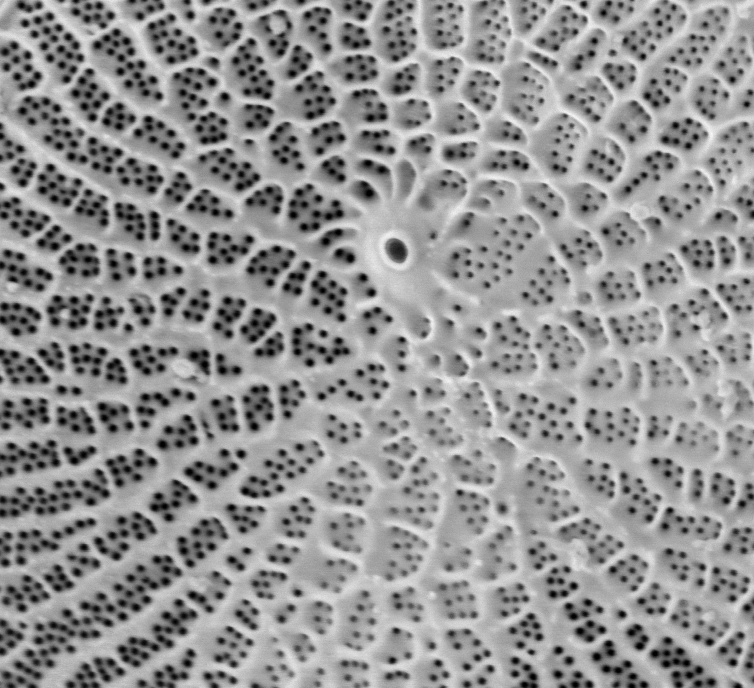
#> input picture work/CNMS/testing thresholds, blurs/cropped_Wild002.tif, 754 x 688 px, found by its file name
$ jupyter execute 'testing yen.ipynb'
#> lines starting #> are read from the running program, lines starting #| are printed output that depends on the picture; after the words box and inside, x2 and y2 are one past the last pixel; in counts of white or black regions, pixels touching at a corner belong together
[cell 1]
import matplotlib.pyplot as plt
import matplotlib.image as mpimg
import numpy as np
from PIL import Image
import cv2

img = cv2.imread('cropped_Wild002.tif')
#> img is the input picture: shape (688, 754, 3); min 0, max 245, mean 146.3
plt.imshow(img)
blur = cv2.blur(img,(10, 10))
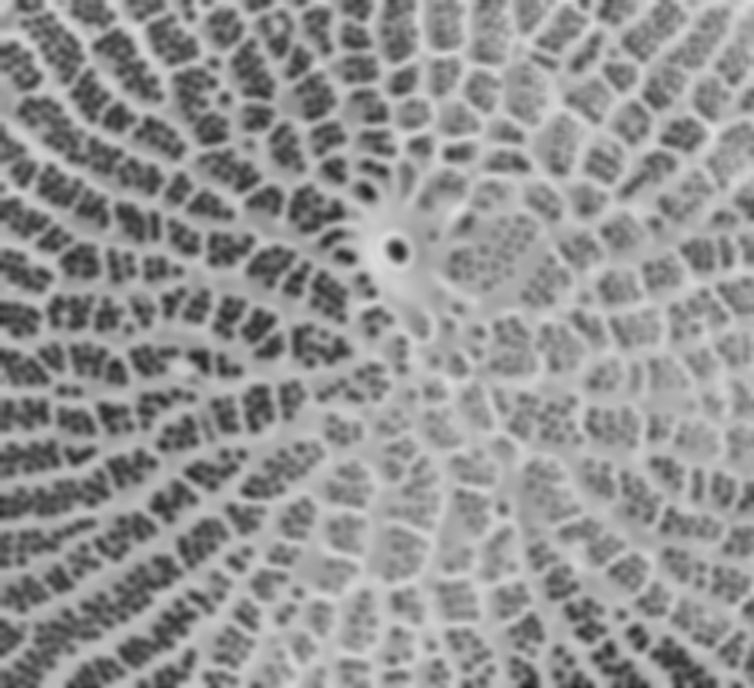
#> blur: shape (688, 754, 3); min 30, max 222, mean 146.3

[cell 2]
from skimage.filters import threshold_yen, threshold_otsu
from skimage.morphology import opening
thyen=threshold_yen(blur)
#> thyen = 128
yenblur = blur[:,:,0] > thyen
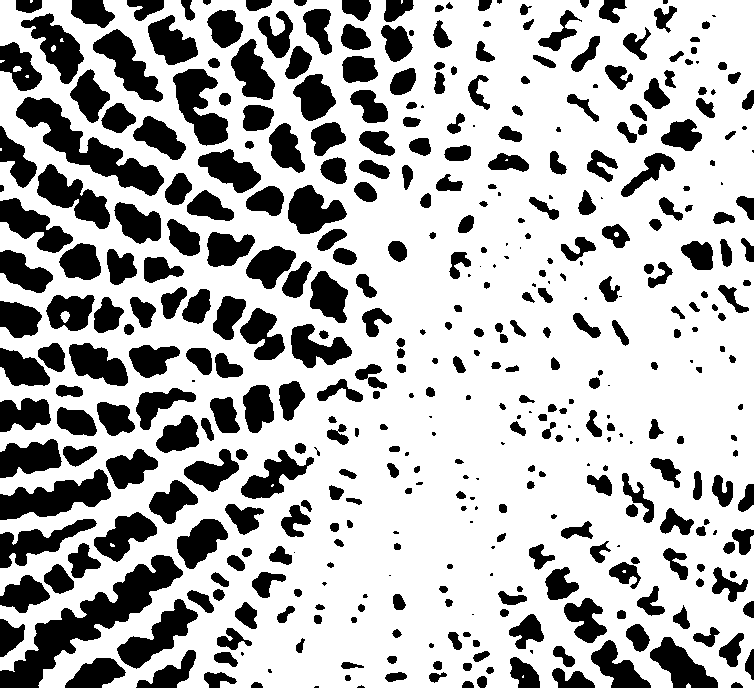
#> yenblur: shape (688, 754) bool; 70.9% white; 425 black regions (63 under 20 px), largest, box (x1, y1, x2, y2) and area: (0, 555, 183, 688) 6341, (16, 97, 164, 196) 4230, (0, 469, 111, 520) 2896
openimg=opening(yenblur)
#> openimg: shape (688, 754) bool; 70.8% white; 415 black regions (62 under 20 px), largest, box (x1, y1, x2, y2) and area: (0, 555, 183, 688) 6351, (16, 97, 164, 196) 4232, (0, 469, 111, 520) 2898
plt.imshow(openimg)

[cell 3]
from skimage.morphology import skeletonize
yenskeleton = skeletonize(openimg)
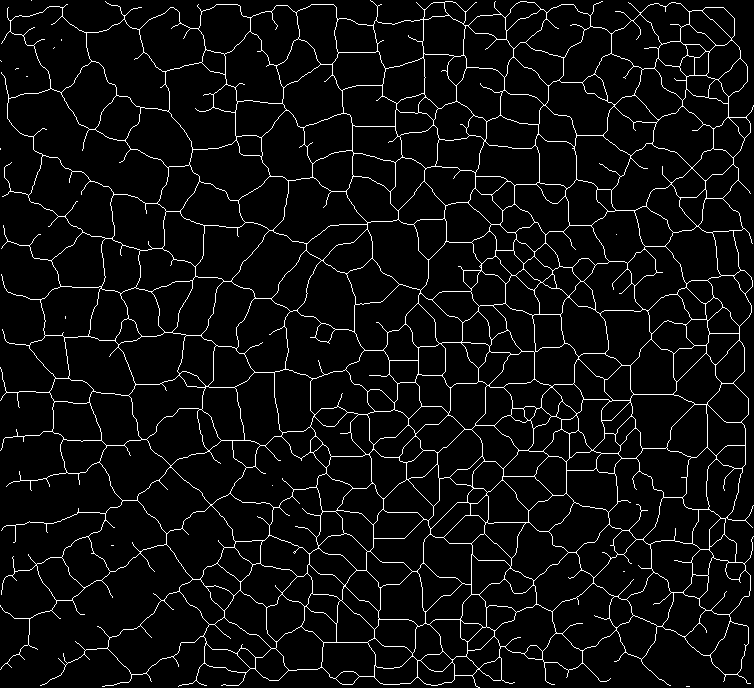
#> yenskeleton: shape (688, 754) bool; 5.2% white in thin lines or dots
ax = plt.subplot()

from matplotlib.colors import LinearSegmentedColormap
cdict2 = {'red':   ((0.0, 0.0, 0.0),
                   (0.1, 1.0, 1.0),
                   (1.0, 1.0, 1.0)),

         'green': ((0.0, 0.0, 0.0),
                   (1.0, 0.0, 0.0)),

        'blue':  ((0.0, 0.0, 0.0),
                   (1.0, 0.0, 0.0))
        }
red2 = LinearSegmentedColormap('Red2', cdict2)
ax.imshow(yenskeleton, cmap=red2, interpolation= 'bilinear')

[cell 4]
imgplot = plt.imshow(img, alpha=0.9)
ax = plt.subplot()
ax.imshow(yenskeleton, cmap=red2, interpolation='sinc', alpha=.42)
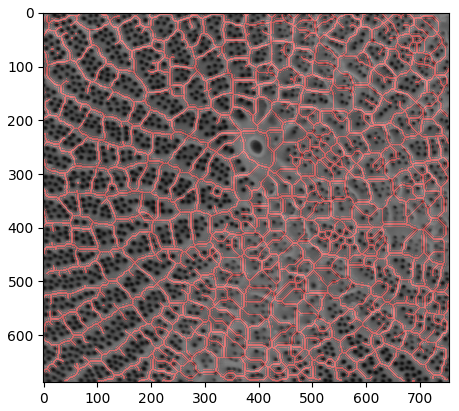
#> figure drawn by matplotlib, 1 panel

$ run again, with work/CNMS/testing thresholds, blurs/cropped_Wild004.tif copied over work/CNMS/testing thresholds, blurs/cropped_Wild002.tif
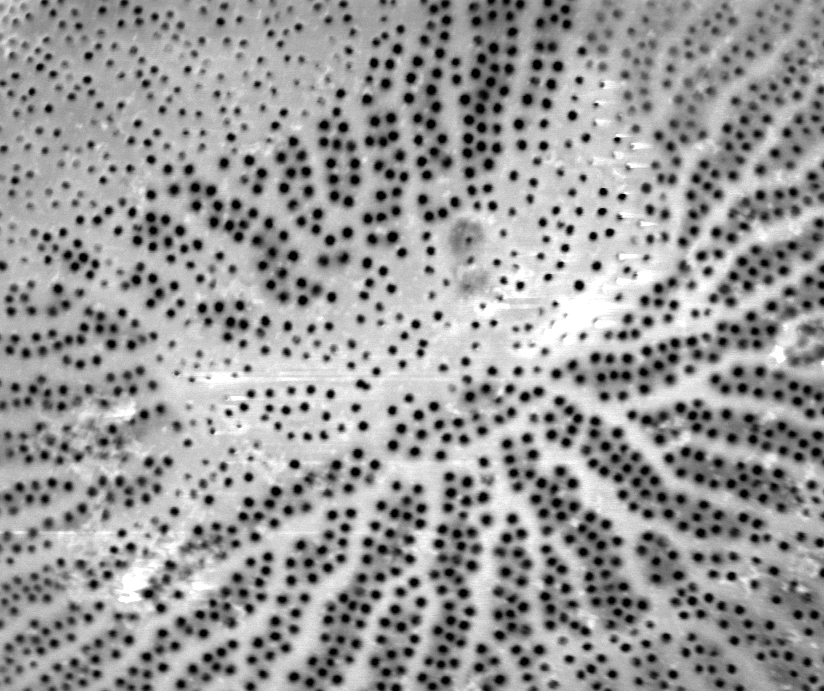
#> input picture work/CNMS/testing thresholds, blurs/cropped_Wild004.tif, 824 x 691 px, found by its file name
#> img is the input picture: shape (691, 824, 3); min 0, max 255, mean 153.9
#> thyen = 138
#> `yenblur = blur[:,:,0] > thyen`:
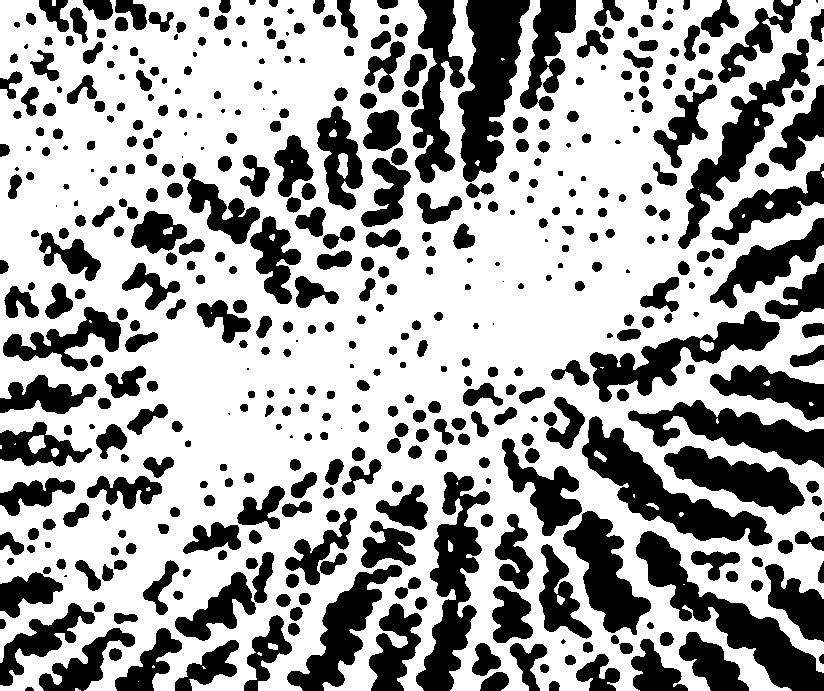
#> yenblur: shape (691, 824) bool; 64.4% white; 463 black regions (30 under 20 px), largest, box (x1, y1, x2, y2) and area: (636, 531, 824, 691) 7659, (458, 0, 530, 182) 7639, (582, 416, 773, 546) 7204
#> openimg: shape (691, 824) bool; 64.3% white; 441 black regions (30 under 20 px), largest, box (x1, y1, x2, y2) and area: (458, 0, 530, 198) 7913, (636, 531, 824, 691) 7674, (582, 416, 773, 546) 7224
#> yenskeleton: shape (691, 824) bool; 5.3% white in thin lines or dots
#> `[cell 4] imgplot = plt.imshow(img, alpha=0.9) ax = plt.subplot() ax.im..`:
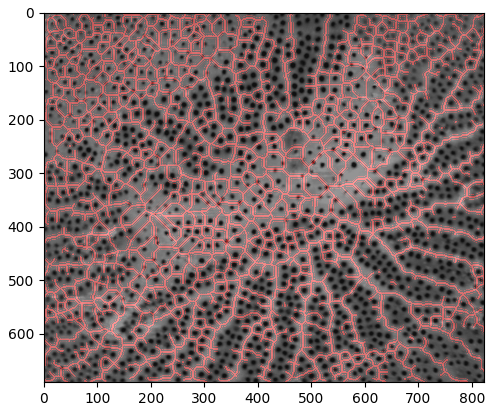
#> figure drawn by matplotlib, 1 panel

$ run again, with work/CNMS/testing thresholds, blurs/cropped_Wild006.tif copied over work/CNMS/testing thresholds, blurs/cropped_Wild002.tif
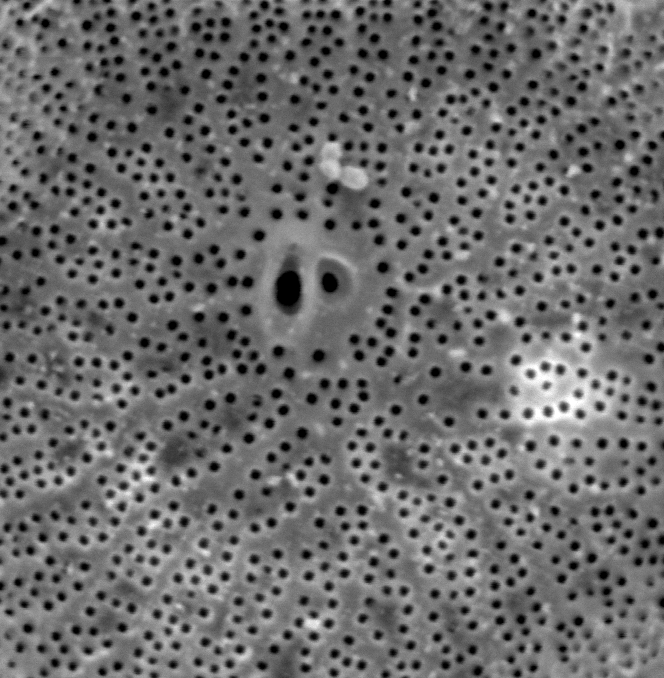
#> input picture work/CNMS/testing thresholds, blurs/cropped_Wild006.tif, 664 x 678 px, found by its file name
#> img is the input picture: shape (678, 664, 3); min 0, max 255, mean 107.4
#> thyen = 163
#> `yenblur = blur[:,:,0] > thyen`:
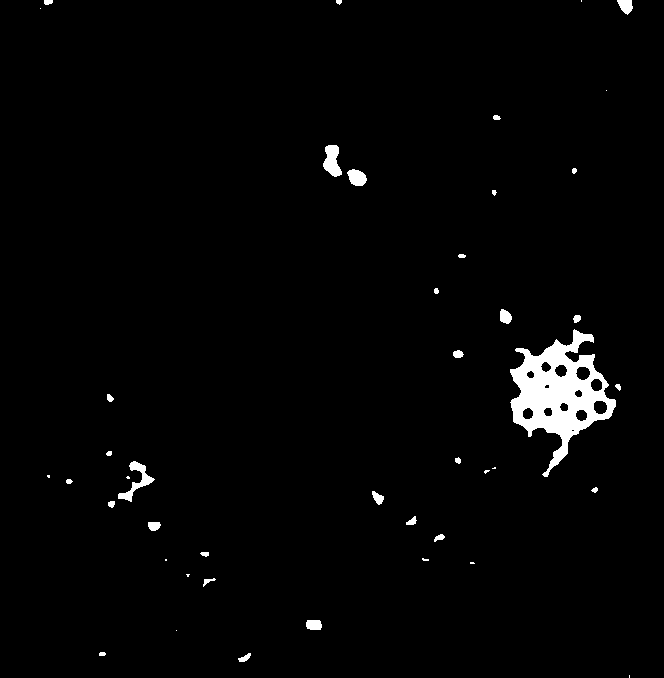
#> yenblur: shape (678, 664) bool; 2% white; 44 white regions (13 under 20 px), largest, box (x1, y1, x2, y2) and area: (510, 329, 616, 477) 6612, (118, 461, 155, 502) 428, (323, 145, 342, 177) 402
#> openimg: shape (678, 664) bool; 2% white; 36 white regions (6 under 20 px), largest, box (x1, y1, x2, y2) and area: (510, 329, 616, 477) 6603, (118, 461, 155, 502) 425, (323, 145, 342, 177) 401
#> yenskeleton: shape (678, 664) bool; 0.21% white in thin lines or dots, all inside (x1, y1, x2, y2) = (46, 0, 628, 660)
#> `[cell 4] imgplot = plt.imshow(img, alpha=0.9) ax = plt.subplot() ax.im..`:
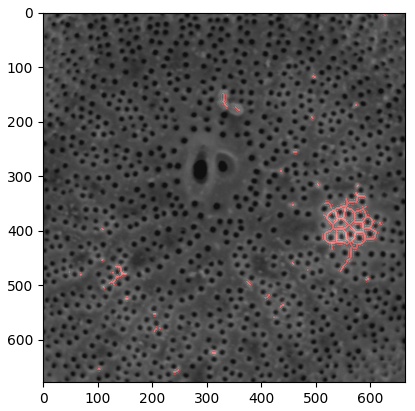
#> figure drawn by matplotlib, 1 panel

$ run again, with work/CNMS/testing thresholds, blurs/cropped_Wild007.tif copied over work/CNMS/testing thresholds, blurs/cropped_Wild002.tif
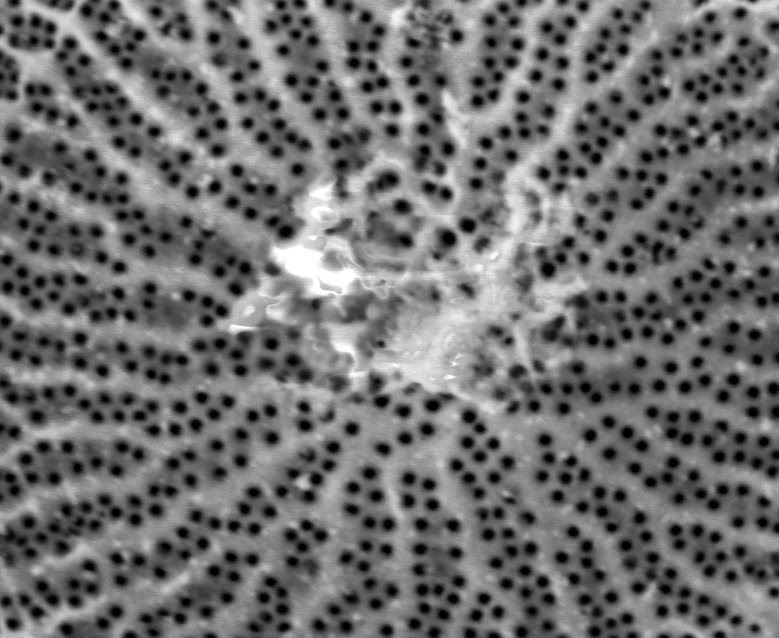
#> input picture work/CNMS/testing thresholds, blurs/cropped_Wild007.tif, 779 x 638 px, found by its file name
#> img is the input picture: shape (638, 779, 3); min 0, max 255, mean 109.8
#> thyen = 163
#> `yenblur = blur[:,:,0] > thyen`:
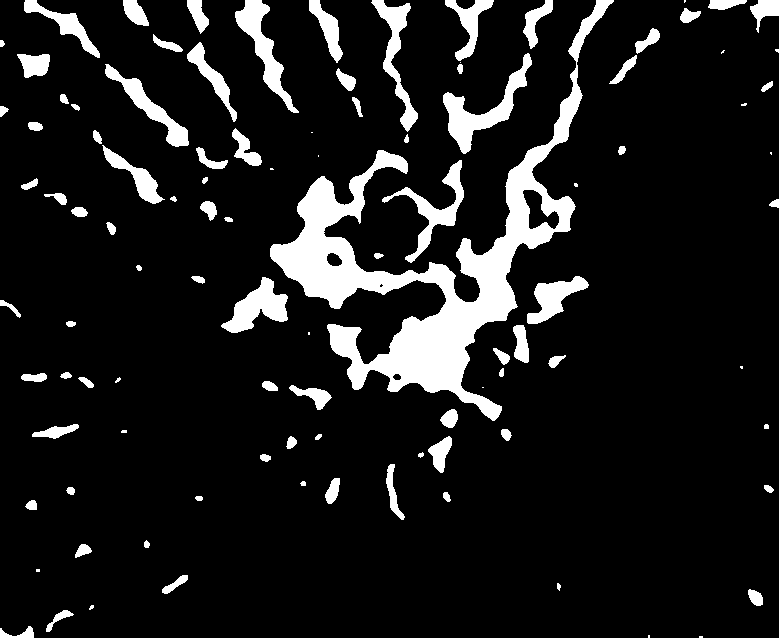
#> yenblur: shape (638, 779) bool; 10.9% white; 103 white regions (19 under 20 px), largest, box (x1, y1, x2, y2) and area: (270, 0, 614, 421) 25726, (443, 53, 532, 154) 2326, (235, 0, 299, 113) 1928
#> openimg: shape (638, 779) bool; 10.9% white; 95 white regions (10 under 20 px), largest, box (x1, y1, x2, y2) and area: (270, 67, 583, 421) 24976, (443, 53, 532, 154) 2324, (235, 0, 299, 113) 1926
#> yenskeleton: shape (638, 779) bool; 0.76% white in thin lines or dots
#> `[cell 4] imgplot = plt.imshow(img, alpha=0.9) ax = plt.subplot() ax.im..`:
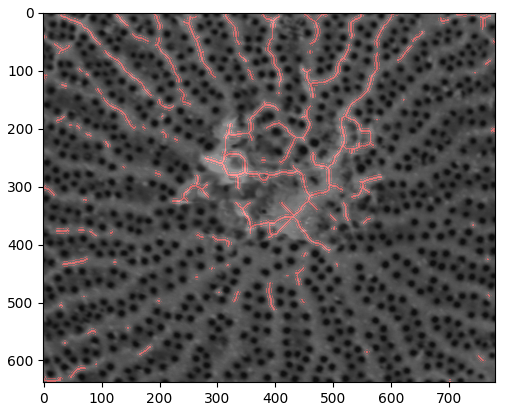
#> figure drawn by matplotlib, 1 panel
